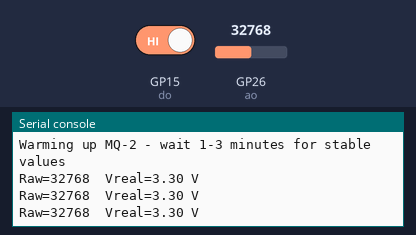
Bench run of a program on a simulated Raspberry Pi Pico running MicroPython. On the bench: the last lines printed to the serial console. Inputs (shaded band) come from the test bench; at power-on: GP26 (ao) = 32768, GP15 (do) HIGH (analog values on the 0–65535 scale).

Above: at 1.2 s.
1.3 s: GP26 (ao) set to 7864
At 1.9 s:
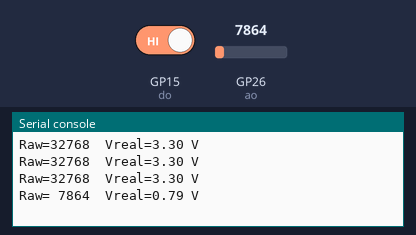
3.0 s: GP15 (do) driven LOW
At 3.4 s:
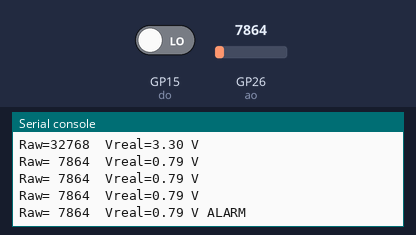
4.5 s: GP26 (ao) set to 0
At 4.9 s:
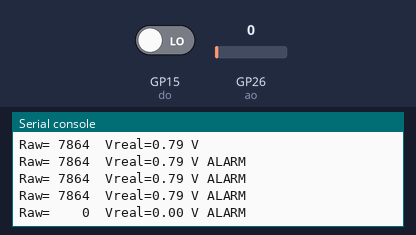
6.0 s: GP15 (do) driven HIGH
At 6.4 s:
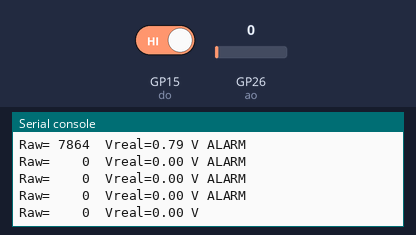

Measured:
- after the input at 1.3 s, the serial console: prints a new line after 0.20 s (image 1)
- after the input at 3.0 s, the serial console: prints a new line at once (image 2)
- after the input at 4.5 s, the serial console: prints a new line at once (image 3)
- after the input at 6.0 s, the serial console: prints a new line at once (image 4)

The program:

example.py
```python
# Runs on a Raspberry Pi Pico under MicroPython to read the MQ-2 analog input (with a 2:1 divider) and digital alarm pin, compute the real sensor voltage, and print raw readings and alarm status in a loop.
#
# Buy this module: https://shillehtek.com/products/mq-2-flammable-gas-smoke-sensor-module-for-arduino-safety
# Full manual: https://shillehtek.com/blogs/shillehtek-product-manuals/mq-2-flammable-gas-smoke-sensor-module-for-arduino-safety-manual
# More examples: https://github.com/shillehbean/shillehtek-examples
#

# MQ-2 on Raspberry Pi Pico (MicroPython)
# AO -> 2:1 divider -> GP26 (ADC0); DO -> GP15

from machine import ADC, Pin
import time

ao = ADC(26)
do = Pin(15, Pin.IN)

print("Warming up MQ-2 - wait 1-3 minutes for stable values")

while True:
    raw = ao.read_u16()
    v_pin  = raw * 3.3 / 65535
    v_real = v_pin * 2
    alarm  = " ALARM" if do.value() == 0 else ""
    print("Raw={:5d}  Vreal={:.2f} V{}".format(raw, v_real, alarm))
    time.sleep(0.5)
```
